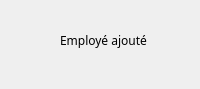
<?xml version="1.0" encoding="UTF-8"?>
<ui version="4.0">
 <class>Dialog</class>
 <widget class="QDialog" name="Dialog">
  <property name="geometry">
   <rect>
    <x>0</x>
    <y>0</y>
    <width>200</width>
    <height>89</height>
   </rect>
  </property>
  <property name="windowTitle">
   <string>Dialog</string>
  </property>
  <widget class="QLabel" name="label">
   <property name="geometry">
    <rect>
     <x>60</x>
     <y>30</y>
     <width>121</width>
     <height>21</height>
    </rect>
   </property>
   <property name="font">
    <font>
     <family>Arial Rounded MT Bold</family>
    </font>
   </property>
   <property name="text">
    <string>Employé ajouté</string>
   </property>
  </widget>
  <widget class="QPushButton" name="pushButton">
   <property name="geometry">
    <rect>
     <x>15</x>
     <y>25</y>
     <width>30</width>
     <height>30</height>
    </rect>
   </property>
   <property name="styleSheet">
    <string notr="true">border : none;
image: url(:/Icons/Icons/validate-interface-searching-icon-png-and-vector-for-free-validate-png-512_511-removebg-preview.png);</string>
   </property>
   <property name="text">
    <string/>
   </property>
  </widget>
 </widget>
 <resources>
  <include location="Resources.qrc"/>
 </resources>
 <connections/>
</ui>
